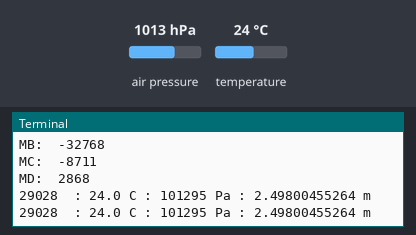
This program was run on a simulated Raspberry Pi (BCM pin numbers). Shown: the last lines printed to the terminal. The inputs (shaded band) are chosen by the test bench; at power-on: air pressure 1013 hPa, temperature 24 °C.

Above: at 1.2 s.
1.3 s: air pressure set to 952 hPa
At 2.7 s:
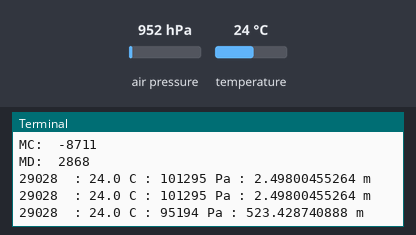
2.8 s: temperature set to 12 °C
At 3.9 s:
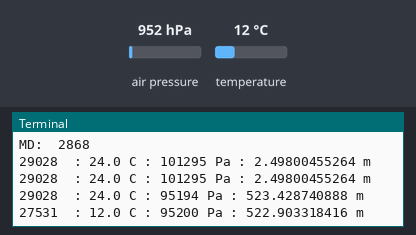
4.3 s: air pressure set to 975 hPa
At 5.2 s:
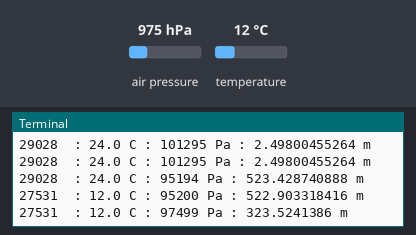
Timing chart, 0 to 7.3 s (numbered marks = the images above; inputs shaded):
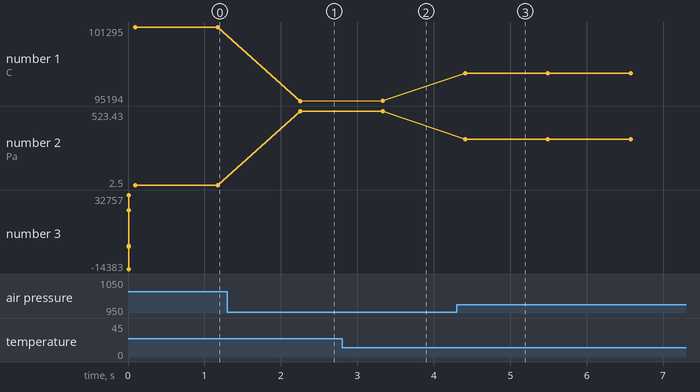

The program:

i2c_barometric.py
```python
#! /usr/bin/python

from I2C import I2C
import signal
import sys
import smbus
import time

# BMP085

DEBUG = 1;

# addresses
address = 0x77;
data_address = 0xF6;

# calibration data registers
CAL_AC1 = 0xAA;
CAL_AC2 = 0xAC;
CAL_AC3 = 0xAE;
CAL_AC4 = 0xB0;
CAL_AC5 = 0xB2;
CAL_AC6 = 0xB4;
CAL_B1 = 0xB6;
CAL_B2 = 0xB8;
CAL_MB = 0xBA;
CAL_MC = 0xBC;
CAL_MD = 0xBE;

# control commands
control = 0xF4;
read_temp_cmd = 0x2E;
read_pressure_cmd = 0x34;

# mode
mode_ultra_low_power = 0;
mode_standard = 1;
mode_high_res = 2;
mode_ultra_high_res = 3;
mode = mode_ultra_high_res;

over_sampling = mode_ultra_high_res;

i2c = I2C(address);

def signal_handler(signal, frame) :
    sys.exit(0);

signal.signal(signal.SIGINT, signal_handler);

ac1 = i2c.readS16(CAL_AC1);
ac2 = i2c.readS16(CAL_AC2);
ac3 = i2c.readS16(CAL_AC3);
ac4 = i2c.readU16(CAL_AC4);
ac5 = i2c.readU16(CAL_AC5);
ac6 = i2c.readU16(CAL_AC6);

b1 = i2c.readS16(CAL_B1);
b2 = i2c.readS16(CAL_B2);

mb = i2c.readS16(CAL_MB);
mc = i2c.readS16(CAL_MC);
md = i2c.readS16(CAL_MD);

if DEBUG :
    print "AC1: ", ac1;
    print "AC2: ", ac2;
    print "AC3: ", ac3;
    print "AC4: ", ac4;
    print "AC5: ", ac5;
    print "AC6: ", ac6;
    print "B1: ", b1;
    print "B2: ", b2;
    print "MB: ", mb;
    print "MC: ", mc;
    print "MD: ", md;

def read_raw_temp() :
    i2c.write8(control, read_temp_cmd);
    time.sleep(0.005);

    return i2c.readU16(data_address);

def read_temp() :
    UT = read_raw_temp();

    X1 = ((UT - ac6) * ac5) >> 15;
    X2 = (mc << 11) / (X1 + md);
    B5 = X1 + X2;
    temp = ((B5 + 8) >> 4) / 10.0;

    return temp;

def read_raw_pressure() :
    i2c.write8(control, read_pressure_cmd + (mode << 6));
    if (mode == mode_ultra_low_power) :
        time.sleep(0.005);
    elif (mode == mode_high_res) :
        time.sleep(0.014);
    elif (mode == mode_ultra_high_res) :
        time.sleep(0.026);
    else :
        time.sleep(0.008);

    msb = i2c.readU8(data_address);
    lsb = i2c.readU8(data_address + 1);
    xlsb = i2c.readU8(data_address + 2);
    raw = ((msb << 16) + (lsb << 8) + xlsb) >> (8 - mode);

    return raw;

def read_pressure() :
    pressure = 0;

    UT = read_raw_temp();
    UP = read_raw_pressure();

    # True temperature calculation
    X1 = ((UT - ac6) * ac5) >> 15;
    X2 = (mc << 11) / (X1 + md);
    B5 = X1 + X2;

    # pressure calculation
    B6 = B5 - 4000;
    X1 = (b2 * (B6 * B6) >> 12) >> 11;
    X2 = (ac2 * B6) >> 11;
    X3 = X1 + X2;
    B3 = (((ac1 * 4 + X3) << mode) + 2) / 4;

    X1 = (ac3 * B6) >> 13;
    X2 = (b1 * ((B6 * B6) >> 12)) >> 16;
    X3 = ((X1 + X2) + 2) >> 2;
    B4 = (ac4 * (X3 + 32768)) >> 15;
    B7 = (UP - B3) * (50000 >> mode);

    if (B7 < 0x80000000) :
        pressure = (B7 * 2) / B4;
    else :
        pressure = (B7 / B4) * 2;

    X1 = (pressure >> 8) * (pressure >> 8);
    X1 = (X1 * 3038) >> 16;
    X2 = (-7375 * pressure) >> 16;

    pressure = pressure + ((X1 + X2 + 3791) >> 4);

    return pressure;

def read_altitude(sea_level_pressure=101325) :
    altitude = 0.0;

    pressure = float(read_pressure());
    altitude = 44330.0 * (1.0 - pow(pressure / sea_level_pressure, 0.1903));

    return altitude;

while True :
    print read_raw_temp(), " :", read_temp(), "C :", read_pressure(), "Pa :", read_altitude(), "m";
    time.sleep(1);
```

I2C.py
```python
#! /usr/bin/python

import smbus

class I2C :

    def __init__(self, address, bus = smbus.SMBus(1), debug = False) :
        self.address = address;
        self.bus = bus;
        self.debug = debug;

    def readU8(self, reg) : # read an unsigned byte value
        return self.bus.read_byte_data(self.address, reg);

    def readS8(self, reg) : # read a signed byte value
        result = self.readU8(reg);
        if (result > 127) :
            return result - 256;
        else :
            return result;

    def readU16(self, reg) : # read an unsigned 16-bit value
        hi_byte = self.readU8(reg);
        result = (hi_byte << 8) + self.readU8(reg + 1);
        return result;

    def readS16(self, reg) : # read a signed 16-bit value
        hi_byte = self.readU8(reg);
        if (hi_byte > 127) :
            hi_byte -= 256;
        result = (hi_byte << 8) + self.readU8(reg + 1);
        return result;

    def write8(self, cmd, val) :
        self.bus.write_byte_data(self.address, cmd, val);

    def writeList(self, reg, list) :
        self.bus.write_i2c_block_data(self.address, reg, list);
```

Measured:
- after the input at 1.3 s, the terminal: prints a new line after 0.95 s (image 1)
- after the input at 2.8 s, the terminal: prints a new line after 0.53 s (image 2)
- after the input at 4.3 s, the terminal: prints a new line after 0.11 s (image 3)
- plotted number 1: 101295 → 95194 after the input at 1.3 s, 95194 → 95200 after the input at 2.8 s, 95200 → 97499 after the input at 4.3 s
- plotted number 2: 2.5 → 523.43 after the input at 1.3 s, 523.43 → 522.9 after the input at 2.8 s, 522.9 → 323.52 after the input at 4.3 s
